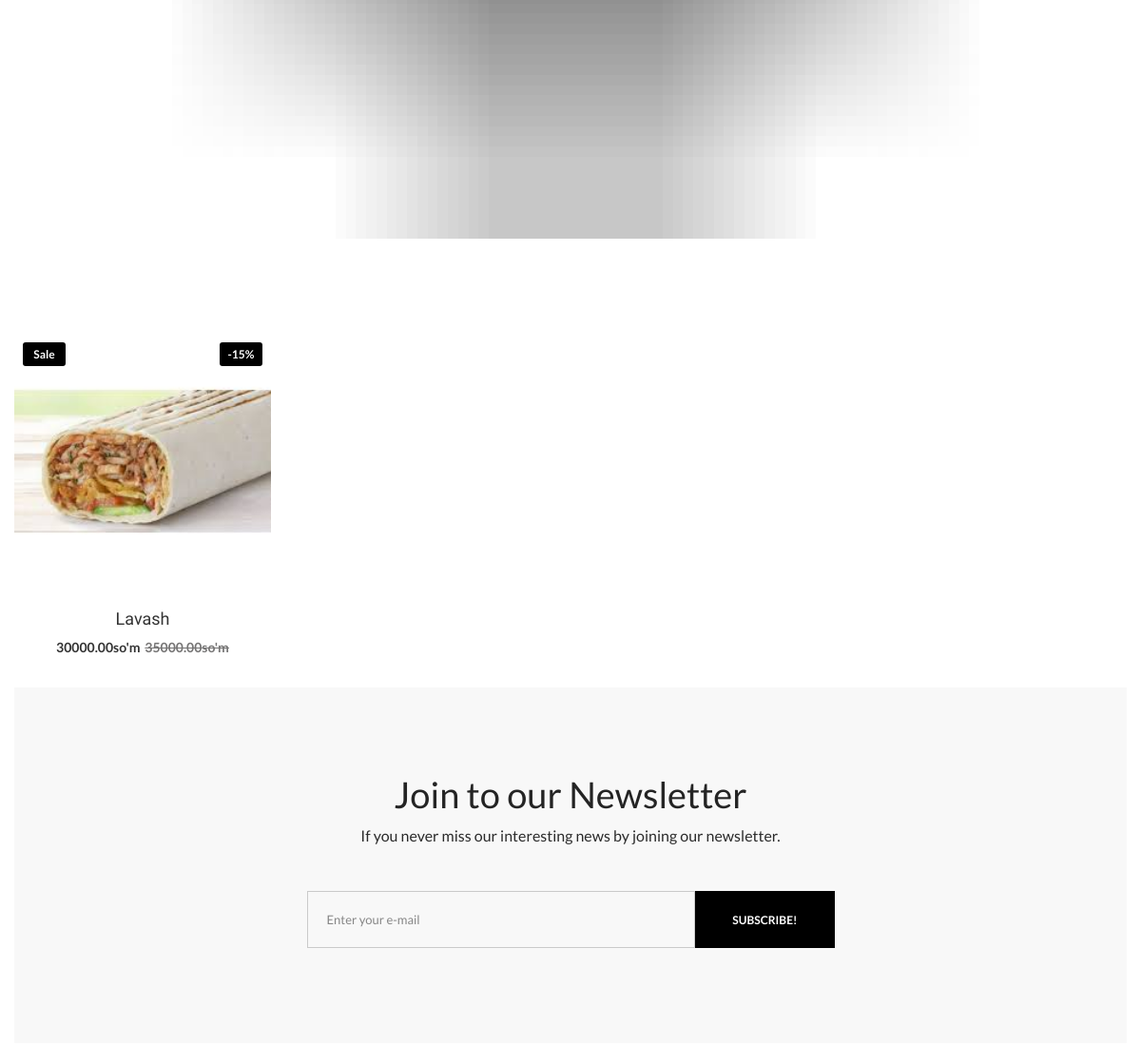
/ (middle part), run on an earlier commit of the app's database.
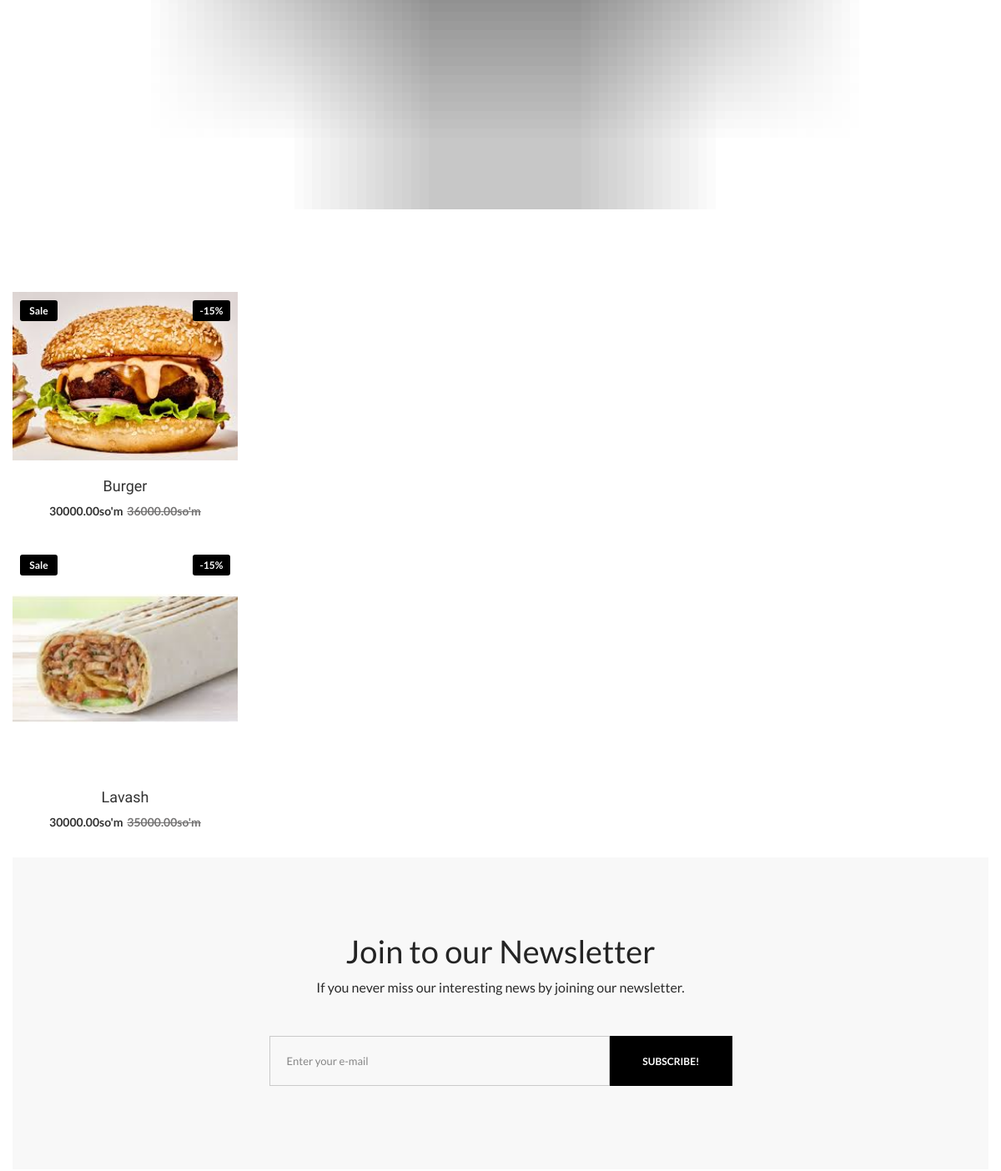
And on a later commit of the database.
### home/models.py (models this page shows, shortened)
class Product(models.Model):
    category = models.ForeignKey(Category,on_delete=models.CASCADE)
    name = models.CharField(max_length=100)
    price = models.DecimalField(max_digits=10,decimal_places=2)
    discount_price = models.DecimalField(max_digits=10,decimal_places=2)
    image = models.ImageField(upload_to='image/',blank=True,null=True)
    desc = models.TextField()
    quantity = models.PositiveIntegerField(blank=True,null=True)

### home/views.py (the view)
# urls.py: 2. Add a URL to urlpatterns:  path('', views.home, name='home')
def home(request):
    product = Product.objects.all().order_by('-id')
    context = {'product':product}
    return render(request,'index.html',context)

### templates/index.html (shortened to what this page needs)
{% extends 'base.html' %}
{% load static %}
{% block content %}
<div class="wrapper home-default-wrapper">
  <main class="main-content">
    <section class="home-slider-area slider-default">
      <div class="home-slider-content">
        <div class="swiper-container home-slider-container">
          <div class="swiper-wrapper">
            <div class="swiper-slide">
              <div class="home-slider-item bg-img-cover" data-bg-img="assets/img/slider/1.png">
                <div class="slider-content-area">
                </div>
              </div>
            </div>
          </div>
        </div>
      </div>
    </section>
    <section class="product-area featured-product-area" data-aos="fade-up" data-aos-duration="1000">
      <div class="container">
        <div class="row">
          <div class="col-12 col-sm-6 col-md-4 col-lg-3">
              {% for i in product %}
  <div class="product-item">
    <div class="product-thumb">
      <a href="{% url 'product_detail' i.pk %}">
        {% if i.image %}
          <img src="{{ i.image.url }}" alt="Alan-Shop">
        {% endif %}
        <div class="ribbons">
          <span class="ribbon ribbon-hot">Sale</span>
          <span class="ribbon ribbon-onsale align-right">-15%</span>
        </div>
      </a>
      <div class="product-action">
      </div>
    </div>
    <div class="product-info">
      <h4 class="title">
        <a href="shop-single-product.html">{{ i.name }}</a>
      </h4>
      <div class="prices">
        <span class="price">{{ i.discount_price }}so'm</span>
        <del class="price-old">{{ i.price }}so'm</del>
      </div>
    </div>
  </div>
{% endfor %}
        </div>
      </div>
    <section class="newsletter-area">
      <div class="container">
        <div class="row">
          <div class="col-md-12 col-lg-6 m-auto" data-aos="fade-up" data-aos-duration="1000">
            <div class="section-title text-center">
              <h2 class="title">Join to our Newsletter</h2>
              <p>If you never miss our interesting news by joining our newsletter.</p>
            </div>
            <form class="input-btn-group">
              <input class="form-control" type="text" placeholder="Enter your e-mail">
              <button class="btn btn-theme btn-black" type="button">Subscribe!</button>
            </form>
          </div>
        </div>
      </div>
    </section>
  </main>
 {% endblock content %}

What changed in the data, as far as the page shows it:
added Product: image (picture), name "Burger", discount_price "30000.00", price "36000.00"
